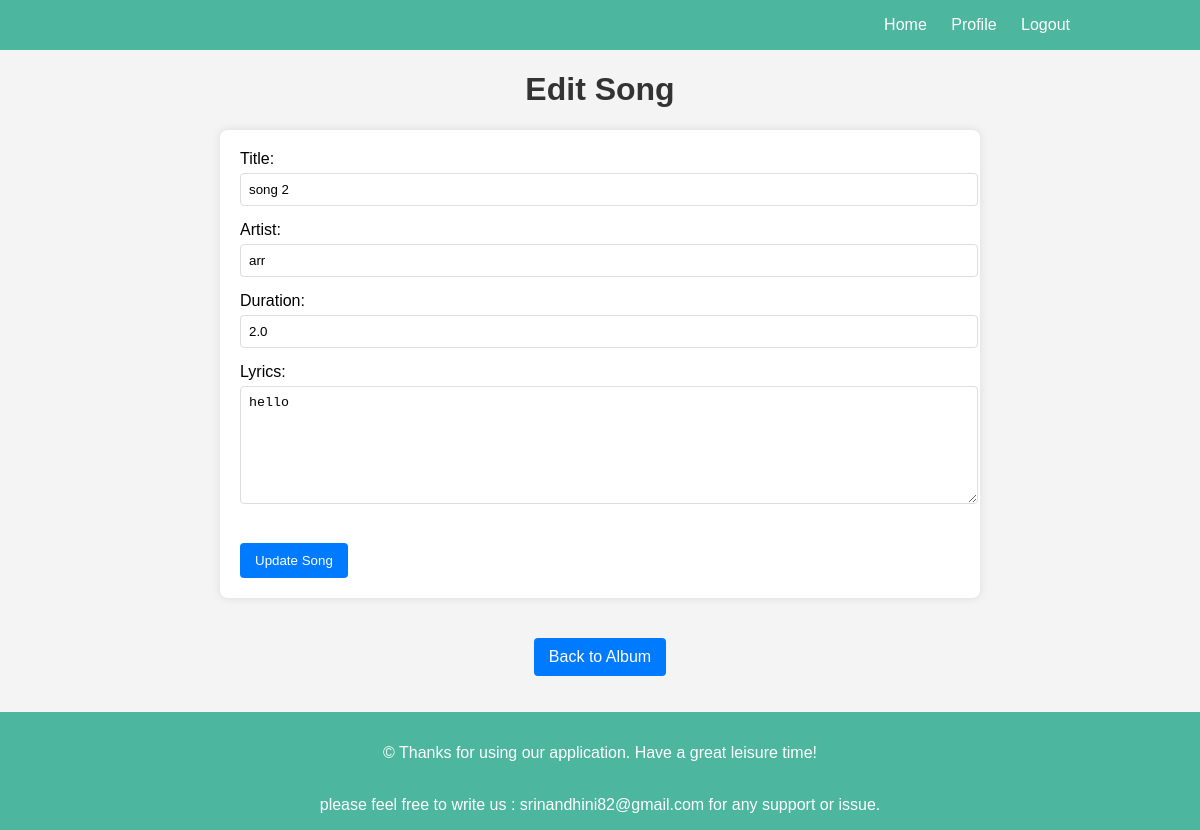
The page /edit_song/2 (signed in) on the database its author committed.
### models.py (models this page shows, shortened)
class Song(db.Model):
    id = db.Column(db.Integer, primary_key=True)
    title = db.Column(db.String(100), nullable=False, unique=True)
    artist = db.Column(db.String(50), nullable=False)
    duration = db.Column(db.Float)
    lyrics = db.Column(db.Text)
    date_added = db.Column(db.DateTime, default=datetime.utcnow)
    filename = db.Column(db.String(255), nullable=False)
    album_id = db.Column(db.Integer, db.ForeignKey('album.id'), nullable=False)
    user_id = db.Column(db.Integer, db.ForeignKey('user.id'), nullable=False)
    ratings = db.relationship('Ratings', backref='song', lazy=True, cascade="all, delete-orphan")

### app.py (the view, shortened to what this page needs)
@app.route('/edit_song/<int:song_id>', methods=['GET', 'POST'])
@login_required
def edit_song(song_id):
    song = Song.query.get_or_404(song_id)
    if song.user_id != current_user.id:
        flash('You do not have permission to edit this song.')
        return redirect(url_for('album_songs', album_id=song.album_id))
    return render_template('edit_song.html', song=song)

### app.py (called while the page is built)
@login_manager.user_loader
def load_user(user_id):
    if user_id is not None:
        return User.query.get(int(user_id))
    return None

### templates/edit_song.html (shortened to what this page needs)
<!DOCTYPE html>
<html lang="en">
<head>
</head>
<body>
    <header>
        <nav>
            <div class="containers">
                <a href="{{ url_for('user_dashboard') }}">Home</a>
                <a href="{{ url_for('profile') }}">Profile</a>
                <a href="{{ url_for('logout') }}">Logout</a>
            </div>
        </nav>
    </header>
    <h1>Edit Song</h1>
    <form method="POST" action="{{ url_for('edit_song', song_id=song.id) }}">
        <label for="title">Title:</label>
        <input type="text" id="title" name="title" value="{{ song.title }}" required>
        <label for="artist">Artist:</label>
        <input type="text" id="artist" name="artist" value="{{ song.artist }}" required>
        <label for="duration">Duration:</label>
        <input type="text" id="duration" name="duration" value="{{ song.duration }}" required>
        <label for="lyrics">Lyrics:</label>
        <textarea id="lyrics" name="lyrics" required>{{ song.lyrics }}</textarea>
        <input type="submit" value="Update Song">
    </form>
     <center>
    <a href="{{ url_for('album_songs', album_id=song.album_id) }}" class="back-link">Back to Album</a>
     </center>
    <br><br>
    <footer>
        <p>&copy; Thanks for using our application. Have a great leisure time!</p>
        <br>please feel free to write us : srinandhini82@gmail.com for any support or issue.
    </footer>
</body>
</html>

### templates/edit_song.html (style rules this page uses)
body { font-family: Arial, sans-serif; margin: 0; padding: 0; background-color: #f4f4f4; }
header, footer { background-color: #4cb69f; color: white; text-align: center; padding: 1em 0; }
nav a { color: white; text-decoration: none; padding: 0 10px; }
h1 { text-align: center; color: #333; }
form { width: 60%; margin: 20px auto; background-color: white; padding: 20px; box-shadow: 0 0 10px rgba(0, 0, 0, 0.1); border-radius: 8px; }
label { display: block; margin-bottom: 5px; }
input[type="text"], textarea { width: 100%; padding: 8px; margin-bottom: 15px; border: 1px solid #ddd; border-radius: 4px; }
textarea { height: 100px; }
input[type="submit"], .back-link { background-color:#007bff; color: white; padding: 10px 15px; border: none; border-radius: 4px; cursor: pointer; display: inline-block; text-align: center; text-decoration: none; margin-top: 20px; }
.containers { text-align: right; margin: auto; width: 80%; }

### rows shown on the page
Song: title "song 2", artist "arr", duration "2.0", lyrics "hello"
